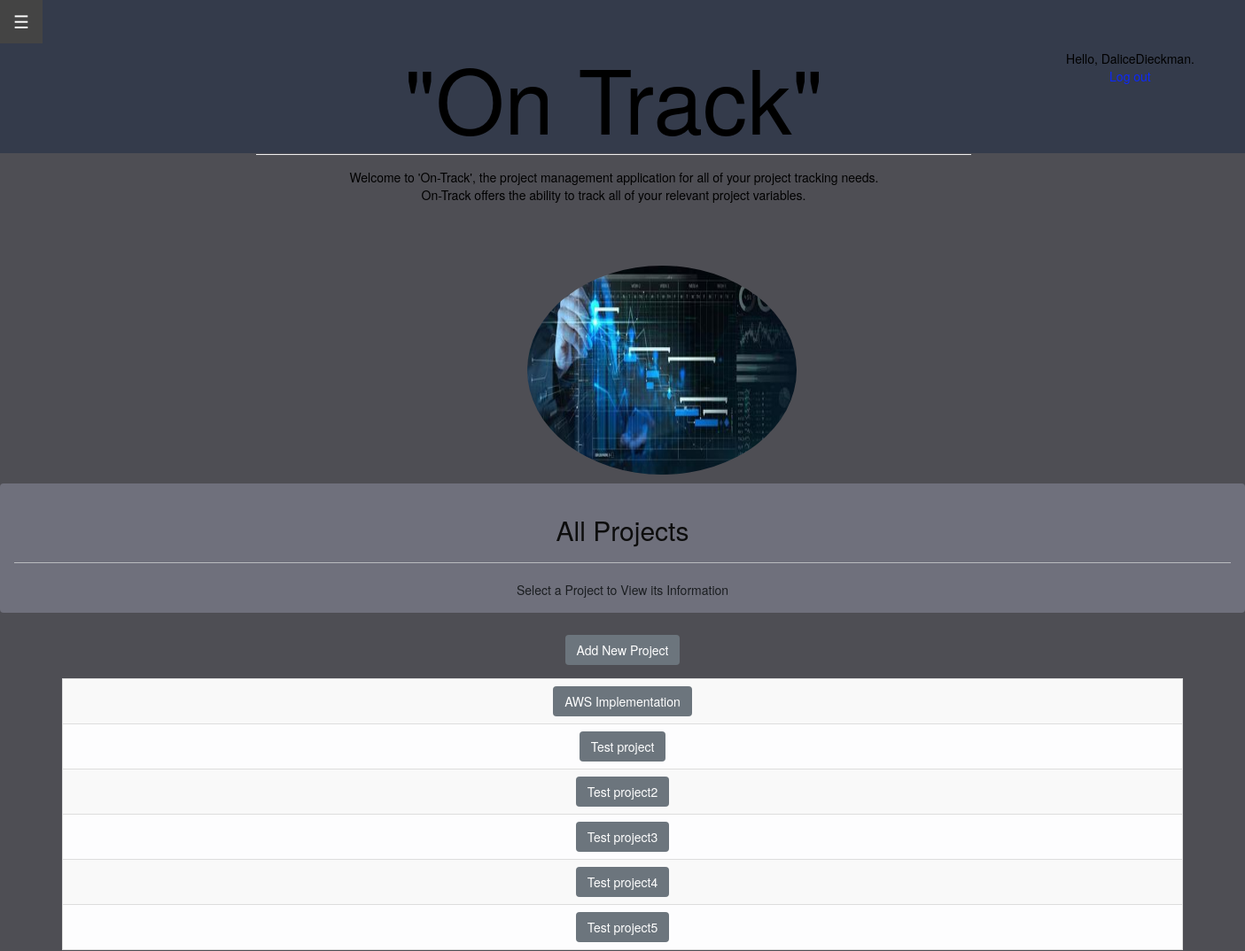
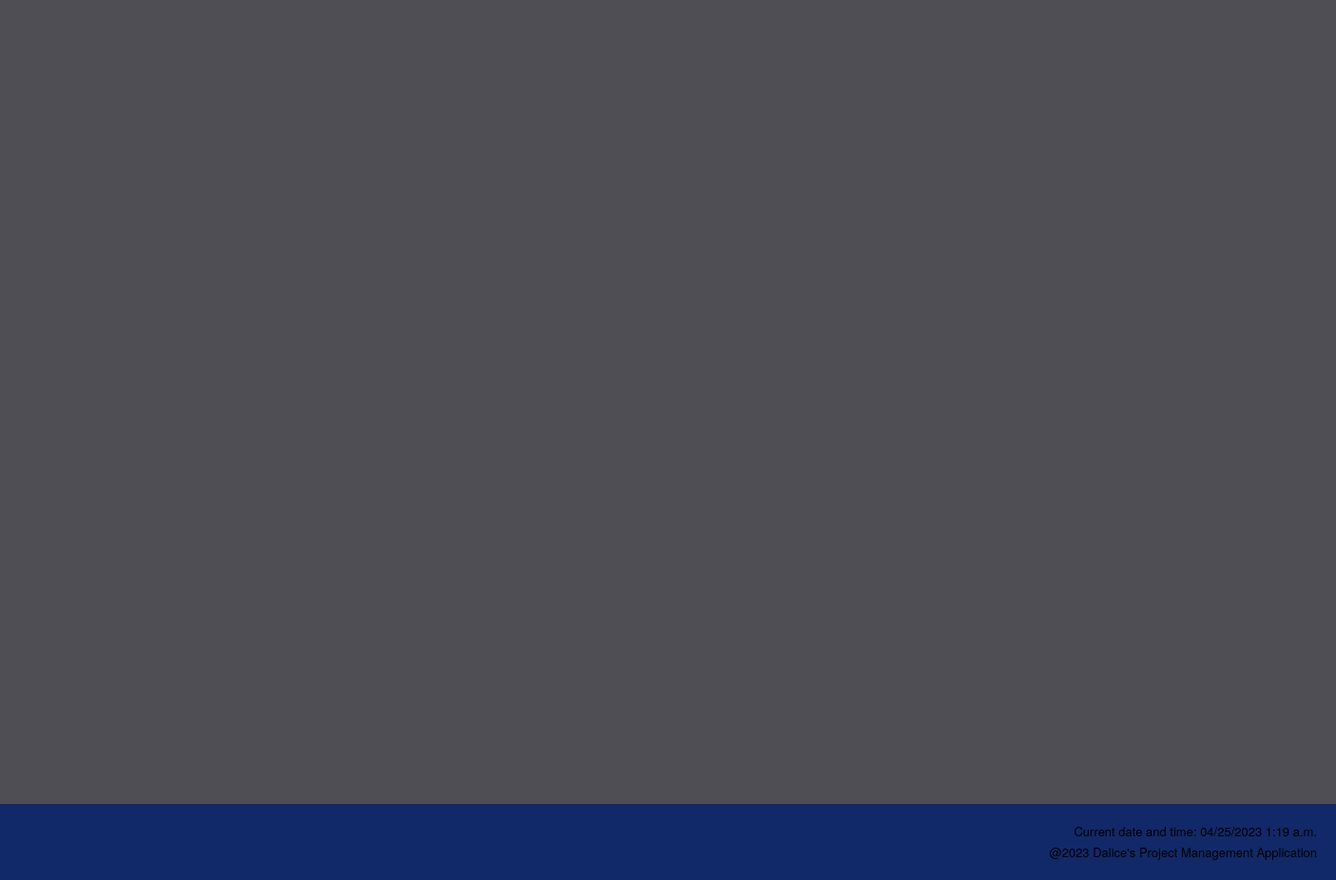
Page /projects/ (signed in) on the committed database (2 pictures, top to bottom).
### project_app/models.py (models this page shows, shortened)
class Project(models.Model):
    id = models.AutoField(primary_key=True, unique=True)
    project_name = models.CharField(max_length=100, null=True)
    start_date = models.DateField(auto_now_add=True)
    hourly_rate = models.IntegerField(null = True)
    pm_id = models.ForeignKey(User, on_delete=models.CASCADE, null=True)
    client_name = models.ForeignKey(Client, on_delete=models.CASCADE, null=True)
    project_description = models.CharField(null=True, max_length=1000)
    def __str__(self):
        return self.project_name

### project_app/views.py (the view)
# urls.py: path('projects/', views.projects, name='projects'),
@login_required
def projects(request):
    project_list = Project.objects.order_by("project_name")
    context = {'projects' : project_list}
    return render(request, 'project_app/projects.html', context)

### project_app/templates/project_app/projects.html
{% extends "project_app/base.html" %}
{% block content %}
<body style="background-color:#464454">
<div class="alert alert-dark" role="alert" style="background-color: rgb(111, 112, 124);">
  <h2 class="alert-heading" style="color:rgb(13, 13, 13)"><center>All Projects</center></h2>
  <hr>
  <p class="mb-0"><center>Select a Project to View its Information</center></p>
</div>
<div style="padding:5px">
<a href="{% url 'project_app:new_project' %}" class="btn btn-secondary" role="button" aria-pressed="true">Add New Project</a>
</div>
<div style="padding:5px">
</div>
<center>
<table style="width: 90%" class="table table-striped table-light table-bordered table-hover">
  {% for project in projects %}
    <tr>
        <td style="text-align: center">
            <a href="{% url 'project_app:project' project.id %}" class="btn btn-secondary" role="button" aria-pressed="true" style="background-color: #6c757d;">{{ project }}</a>
        </td>
        </tr>
    {% empty %}
        <li>No projects have been added yet.</li>
    {% endfor %}
</table>
</center>
<br>
</body>
{% endblock content %}

### project_app/templates/project_app/base.html (shortened to what this page needs)
<!DOCTYPE html>
{% load static %}
<html>
    <head>
        <div class="second-header">
        </div>
        <link rel="stylesheet" href="https://stackpath.bootstrapcdn.com/bootstrap/4.3.1/css/bootstrap.min.css">
        <link rel="stylesheet" href="https://maxcdn.bootstrapcdn.com/bootstrap/3.4.1/css/bootstrap.min.css">
    </head>
    <head>
        <link rel="stylesheet" href="https://maxcdn.bootstrapcdn.com/bootstrap/3.4.1/css/bootstrap.min.css">
    </head>
        <body style="color: black;"></body><br><br>
    <div id="main">
        <button class="openbtn" onclick="openNav()">&#9776; </button>
    </div>
    <body>
        <div style = "text-align: center;">
    <div id="content" name="content" class="main">
        <div class="row justify-content-center">
            <div class="col-8">
                <h1 class = "mt-2" style="font-size: 100px;">"On Track"</h1>
                <hr class = "mt-0 mb-4">
                <p class = "indent"> Welcome to 'On-Track', the project management application for all of your project tracking needs.<br>
                    On-Track offers the ability to track all of your relevant project variables.
                <br>
                <div style="position: absolute; top: 0; right: -250px;" class="btn btn-outline-dark btn-rounded" data-mdb-ripple-color="dark">
                    {% if user.is_authenticated %}
                    <div style="color: #000000;">Hello, {{ user.username }}.</div>
                        <a style="color: #0d29f8;"  href="{% url 'users:logout' %}">Log out</a>
                    {% else %}
                        <a style="color: #0d29f8;" href="{% url 'users:register' %}">Register</a> -
                        <a style="color: #0d29f8;" href="{% url 'users:login' %}">Log in</a>
                    {% endif %}
                </div>
                <br><br><br>
                <div class = "container">
                    <div class = "image-container">
                        {% load static %} <img src = "{% static 'project_app/media/Home_page.jpg'  %}"  class = "img-circle" alt = "AWS Logo" width = "304" height = "236">
                    </div>
                </div>
                </p>
            </div>
        <div id = "content" name = "content" class="main">
        </div>
        </div>
    </div>
    </body>
        <body>
        </body>
        <footer>
            <p class = "p">Current date and time: {% now "SHORT_DATETIME_FORMAT" %} </p>
            <p class = "p">@2023 Dalice's Project Management Application</p>
        </footer>
        </html>
    {% block content %}
  {% endblock content %}

### project_app/templates/project_app/base.html (style rules this page uses)
.second-header { position: absolute; z-index: -3; top: 0; left: 0; background-color:#333a4bea; color: #333; padding: 10px; height: 173px; width: 100%; }
.openbtn { font-size: 20px; cursor: pointer; background-color: #111; color: white; padding: 10px 15px; border: none; }
.main { margin-left:160px; padding: 0px 10px; }
h1 { font-family: 'Times New Roman', Times, serif; font-size: 50px; font-weight: bolder; color: #040404; }
.image-container { float: right; margin: 0 0 0 -225px; }
.container { display: flex; flex-direction: column; }
.indent { text-indent: 1px; }
footer { position: fixed; bottom: 0; width: 100%; height: 80px; background-color: #0c276aea; color: #000000; text-align: right; padding: 20px; position: fixed; left: 0; font-size: small; }
.p { margin-bottom: 0.3em; }

### rows in the picture
Project: project_name "AWS Implementation"
Project: project_name "Test project"
Project: project_name "Test project2"
Project: project_name "Test project3"
Project: project_name "Test project4"
Project: project_name "Test project5"

### other values in the picture
{{ user.username }} "DaliceDieckman"
